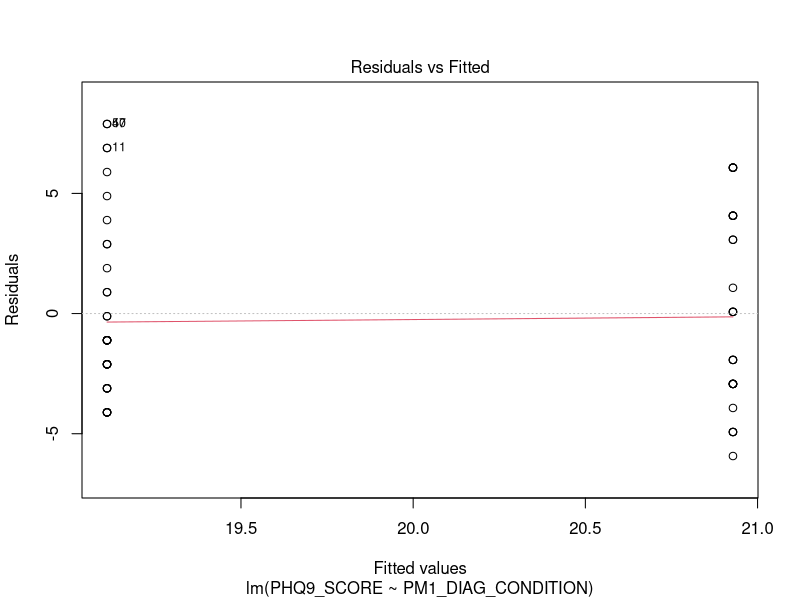
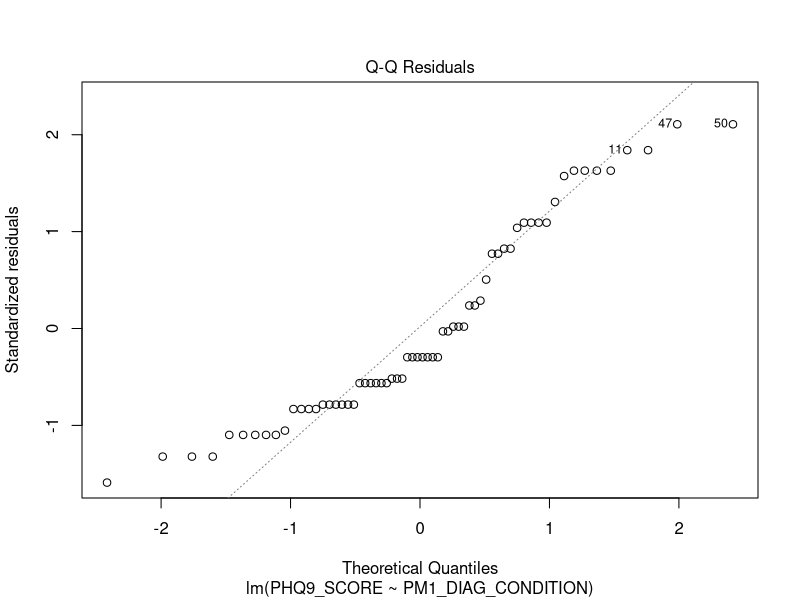
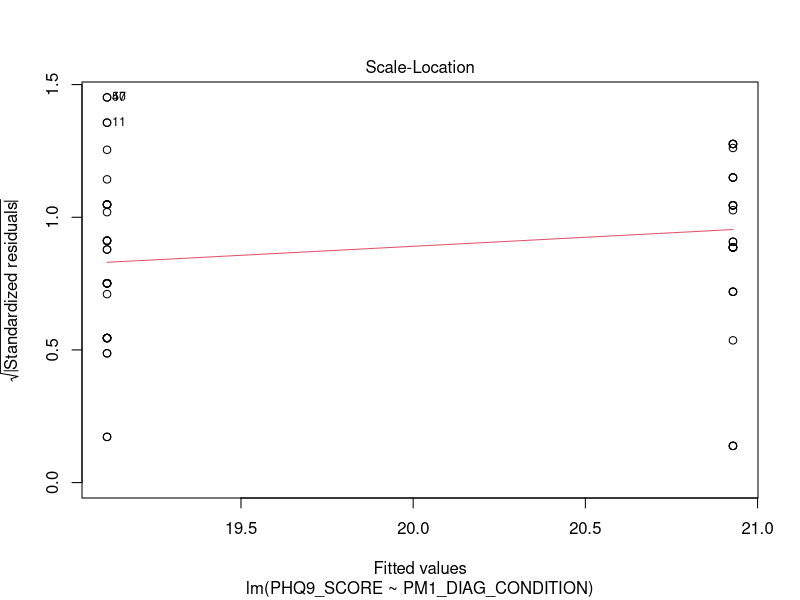
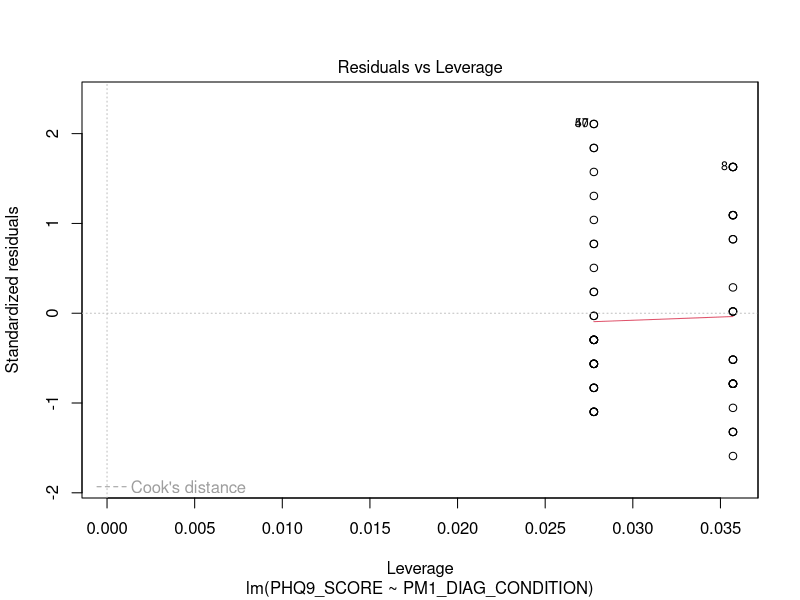
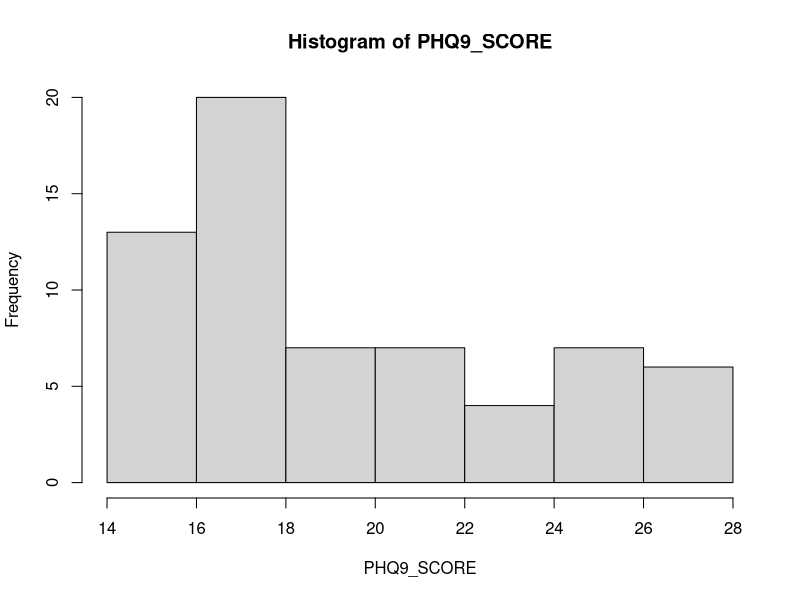
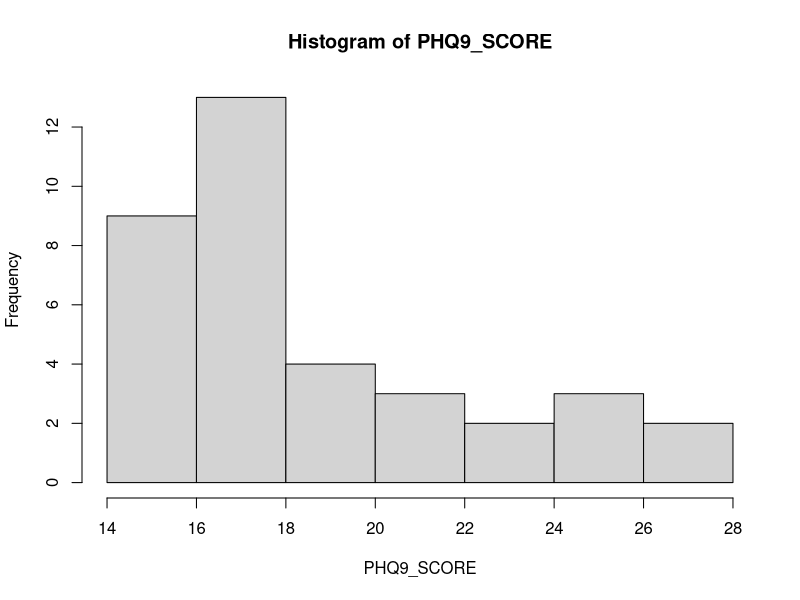
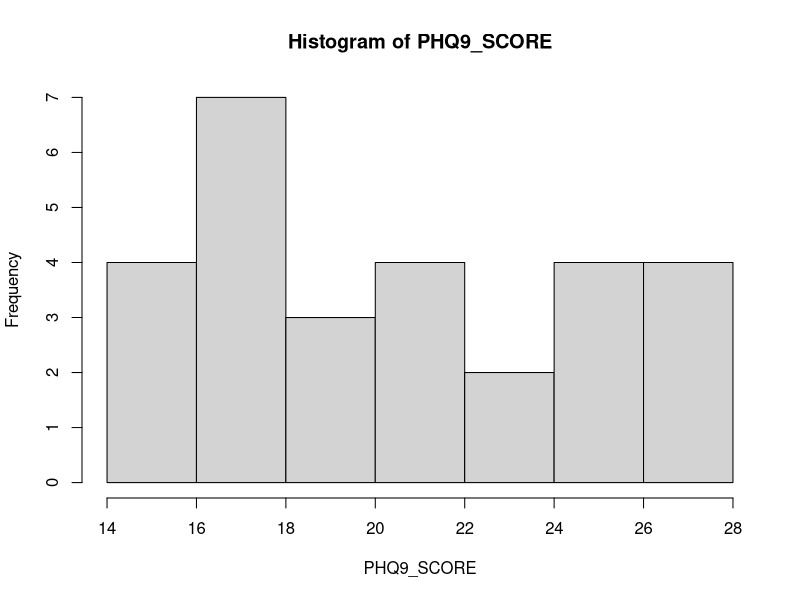
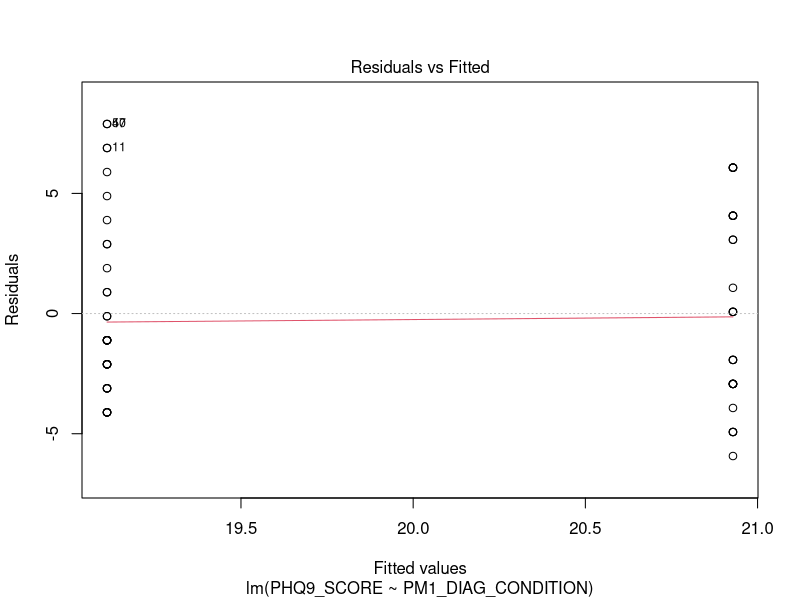

Here is the R script that generated these plots, in order: (Note: this script raises an error after producing the figures.)
rm(list = ls())
require(data.table)
require(magrittr) # special pipe operators
require(psych) # describe()
require(dplyr) # data wrangling
require(knitr) 
require(ggpubr)

set.seed(7079540) # for reproducibility

# Import data
dt <- read.csv("../Data/AHRI_DATASET_PM_MANUSCRIPT_DATA.csv")
dt %<>% as.data.table
md <- read.csv("../Data/AHRI_DATASET_PM_MANUSCRIPT_CODEBOOK.csv") # metadata
md %<>% as.data.table

# Data wrangling ----------------------------------------------------------
dt %<>% select(PHQ9_SCORE, PM1_DIAG_CONDITION, C_DP) # keep main variables only
str(dt)

# Inclusion criteria include:
dt %<>% filter(C_DP == 1) # experienced depression last year
dt %<>% filter(PM1_DIAG_CONDITION != -99) # keep category 0 and 1 only (no need to use C_DP since these people are *diagnosed* with some psychiatric disorder)
dt$PM1_DIAG_CONDITION <- factor(dt$PM1_DIAG_CONDITION, levels = c(0, 1))
md[VAR == "PHQ9_GE10"]$Description
#dt %<>% filter(PHQ9_GE10 == 1) # "while most patients (88%) with major depression had scores of 10 or greater."
dt %<>% filter(PHQ9_SCORE >= 15) # most patients with PHQ9 score of 15 or higher get treatment

# Descriptive statistics -----------------------------------------------------
describeBy(dt$PHQ9_SCORE, dt$PM1_DIAG_CONDITION)

# Fit standard linear model -----------------------------------------------
mod <- lm(PHQ9_SCORE ~ PM1_DIAG_CONDITION, data = dt)
summary(mod)

# Assumptions -------------------------------------------------------------

# homoscedasticity (constant residual variance)
plot(mod)[1] 

# normality in the outcome
dt %$% hist(PHQ9_SCORE) # DEPENDENT VARIABLE 
dt %>% filter(PM1_DIAG_CONDITION == 0) %$% hist(PHQ9_SCORE) 
dt %>% filter(PM1_DIAG_CONDITION == 1) %$% hist(PHQ9_SCORE) 

# normality in residuals
plot(mod)[2] # QQ-plot shows divergence from normality at the tails

# Gibbs sampling ----------------------------------------------------------

# First step: specify priors for each parameter. 

# # Uninformative priors (compare with standard lm)
# # b0 
# mu00 <- 1 
# zeta00 <- 1.0E4  
# # b1 
# mu10 <- 1
# zeta10 <- 1.0E4
# nu10 <- 100 # prior df's -> bigger = wider tails
# # variance (σ^2) 
# a_0 = 1 
# b_0 = 1
# sig2_0 = 1/rgamma(1, shape = a_0, rate = b_0) 

# Informative priors. These are based on the historical data (see manuscript)
# b0 
mu00 <- 0 # Q. make this based on data or whatever
zeta00 <- 1.0E4 
# b1 
mu10 <- -11.7 # prior mean
zeta10 <- 3^2 # prior variance
nu10 <- 25 # prior df's -> bigger = wider tails
# variance (σ^2) 
a_0 = 0.001
b_0 = 0.001 # Vague priors, because sample residual variance in historical data unknown

# Second step: the Gibbs algorithm

post_b1 <- function(b0, b1, sig2, y, x1) { # MH function for b1
  I <- -(b1^2) * ((sum(x1^2))/(2*sig2)) + b1 * ((sum(x1*(y - b0))) / (sig2))
  II <- (1 + ((b1 - mu10)^2)/(nu10*zeta10))^((nu10+1)/2)
  r_post <- exp(I) * II
  return(r_post) 
}

gibbs.chains <- function(b0, b1, sig2, y, x1) {
  warmup <- 1000
  H <- 25000 + warmup # number of samples drawn 
  n_par <- 3
  simulated <- matrix(0, nrow = H, ncol = n_par)
  colnames(simulated) <- c("b0","b1", "sig2") 
  simulated[1, ] <- c(b0, b1, sig2)
  
  for (h in 2:H) { # determine full conditional distribution for...

    # b0:
    mu0 <- (sum(y-b1*x1)/sig2 + (mu00/zeta00))/((nrow(dt) / sig2) + (1 / zeta00))  
    sd0 <- sqrt(1 / ((nrow(dt) / sig2) + (1 / zeta00)))
    b0 <- rnorm(1, mu0, sd0) # sample from distribution
    
    # b1 (incl. MH, Non-conjugate prior):
    beta1_c <- b1 
    beta1_n <- rnorm(1, mean = 0, sd = 1)   # Sample from proposal density
    r_post <- post_b1(b0, beta1_n, sig2, y, x1)/post_b1(b0, beta1_c, sig2, y, x1) # Ratio of posterior distributions
    r_prop <- beta1_c / beta1_n   # Ratio of proposal distribution
    r <- r_post * r_prop # Acceptance ratio r
    u <- runif(1, min = 0, max = 1)   # 'Sample a probability' from the uniform distribution
    ifelse(u <= abs(r), b1 <- beta1_n, b1 <- beta1_c) # retain of reject newly sampled value
    
    # # b1 (exc. MH)
    # mu1 <- (sum(x1*(y-b0)) / sig2 + (mu10/zeta10)) / ((sum(x1^2) / sig2) + (1 / zeta10))
    # sd1 <- sqrt(1 / ((sum(x1^2) / sig2) + (1 / zeta10)))
    # b1 <- rnorm(1, mu1, sd1)
    
    # variance: 
    a_1 <- (nrow(dt) / 2) + a_0 # posterior shape
    S <- sum(y - (b0 + b1*x1))^2 # RSS
    b_1 <- (S / 2) + b_0 # posterior scale 
    sig2 <- 1 / rgamma(1, a_1, b_1)
    
    simulated[h, ] <- c(b0, b1, sig2)  # Save them all 
    
  }
  
  return(simulated)
  
}

# Third: obtain the Gibbs estimates

dt$PM1_DIAG_CONDITION <- ifelse(dt$PM1_DIAG_CONDITION == 1, 1, 0) # make numeric
dt$PHQ9_SCORE <- dt$PHQ9_SCORE - mean(dt$PHQ9_SCORE)
# Choose starting values for each of the parameters
chain1 <- gibbs.chains(b0 = 10, b1 = 0.3, sig2 = 0.5, y = dt$PHQ9_SCORE, x1 = dt$PM1_DIAG_CONDITION)
chain2 <- gibbs.chains(b0 = 2, b1 = 3, sig2 = 5, y = dt$PHQ9_SCORE, x1 = dt$PM1_DIAG_CONDITION) 


# Estimates ---------------------------------------------------------------

chain1 <- as.data.table(chain1[1001:nrow(chain1), ]) # remove warmup
chain2 <- as.data.table(chain2[1001:nrow(chain2), ]) # and transform into datatable

gibbs_stats <- function(chain) { # requires a datatable, with columns as parameters
  
  perc <- c(0.025, 0.975)
  x <- chain[, lapply(.SD, mean)] # EAP
  y <- chain[, lapply(.SD, sd)] # SD
  z <- chain[, lapply(.SD, function(x) quantile(x, perc))] # CI
  estimates <- cbind(t(x), t(y), t(z))
  rownames(estimates) <- c("Intercept", "PM", "Variance")
  colnames(estimates) <- c("Beta", "SD", "2.5% ", "97.5%")
  return(estimates)
  
}

gibbs_stats(chain1) %>% write.csv(., file = "../Output/Estimates_chain1.csv", row.names = F)
gibbs_stats(chain2) %>% write.csv(., file = "../Output/Estimates_chain2.csv", row.names = F)

# Assess convergence ------------------------------------------------------

# Traceplots
traceplot <- function(chain1, chain2) {   # only handles 2 chains (per parameter)
  
  par <- colnames(chain1)
  H <- nrow(chain1)
  
  for (i in 1:length(par)) {
    
    ggplot() + 
      geom_line(chain1, mapping = aes_string(x = I(1:H), y = par[i]), color = "#CC3399", linewidth = 0.4) +  # alpha = 0.8
      geom_line(chain2, mapping = aes_string(x = I(1:H), y = par[i]), color = "#0000FF", linewidth = 0.4) +  # alpha = 0.6
      ggtitle("Convergence plot") +
      ylab("Sampled value") +
      xlab("Number of iterations") +
      theme(
        plot.title = element_text(color = "black", size = 11, face = "bold.italic", hjust = 0.45),
        axis.title.x = element_text(color = "#333333", size = 10, face = "bold"),
        axis.title.y = element_text(color = "#333333", size = 10, face = "bold"))

  ggsave(paste0("../Output/traceplot_inform", par[i], ".png"), width = 8, height = 4)
  }
  
  
}

traceplot(chain1, chain2)


# Autocorrelation plots
autocors <- function(chain) {    # only handles 2 chains (per parameter)
  
  lags <- 40 # number of lags
  par <- colnames(chain)
  
  autocor <- matrix(0, nrow = lags, ncol = length(par))
  for (i in 1:length(par)) {

      for (j in 1:lags) {
        autocor[j, i] <- cor(chain[1:I(nrow(chain)-j), ..i], chain[(j+1):nrow(chain), ..i])
      }
  } 
  
  autocor %<>% as.data.table()
  setnames(autocor, c("V1", "V2", "V3"), par)
  return(autocor)

}

ac1 <- autocors(chain1)
ac2 <- autocors(chain2) 

autocorplot <- function(ac1, ac2) {
  
  par <- colnames(ac1)
  lags <- nrow(ac1)
  
  for (i in 1:length(par)) {
  
    ggplot() +
    geom_bar(ac1, mapping = aes_string(x = I(1:lags), y = par[i]), col = "#CC3399", width = 0.1, alpha = 0.4, stat = "identity") +
    geom_bar(ac2, mapping = aes_string(x = I(1:lags), y = par[i]), col = "#FF99FF", width = 0.1, alpha = 0.4, stat = "identity") +
    ggtitle("Chain 1") +
    xlab("Lag") +
    ylab("Autocorrelation") +
    # ylim(0,1) +
    theme(
      plot.title = element_text(color = "grey44", size = 11, face = "bold.italic", hjust = 0.45),
      axis.title.x = element_text(color = "#333333", size = 10, face = "bold"),
      axis.title.y = element_text(color = "#333333", size = 10, face = "bold"))
  
  ggsave(paste0("../Output/acplot_inform", par[i], ".png"), width = 8, height = 4)
  
  }
  
}

autocorplot(ac1, ac2)
